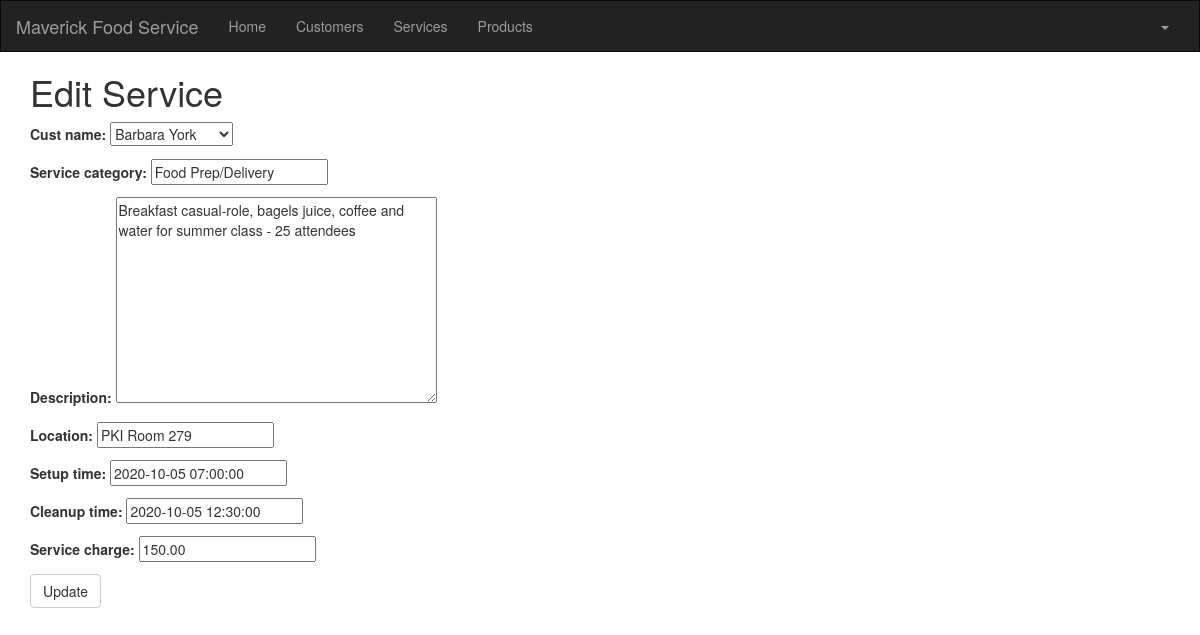
Page /service/1/edit/ (signed in) on the committed database.
### crm/models.py (models this page shows, shortened)
class Customer(models.Model):
    cust_name = models.CharField(max_length=50)
    organization = models.CharField(max_length=100, blank=True)
    role = models.CharField(max_length=100)
    email = models.EmailField(max_length=100)
    bldgroom = models.CharField(max_length=100)
    address = models.CharField(max_length=200)
    account_number = models.IntegerField(blank=False, null=False)
    city = models.CharField(max_length=50)
    state = models.CharField(max_length=50)
    zipcode = models.CharField(max_length=10)
    phone_number = models.CharField(max_length=50)
    created_date = models.DateTimeField(
        default=timezone.now)
    updated_date = models.DateTimeField(auto_now_add=True)
    def __str__(self):
        return str(self.cust_name)

class Service(models.Model):
    cust_name = models.ForeignKey(Customer, on_delete=models.CASCADE, related_name='services')
    service_category = models.CharField(max_length=100)
    description = models.TextField()
    location = models.CharField(max_length=200)
    setup_time = models.DateTimeField(
        default=timezone.now)
    cleanup_time = models.DateTimeField(
        default=timezone.now)
    service_charge = models.DecimalField(max_digits=10, decimal_places=2)
    created_date = models.DateTimeField(
        default=timezone.now)
    updated_date = models.DateTimeField(auto_now_add=True)

### crm/views.py (the view)
# urls.py: path('service/<int:pk>/edit/', views.service_edit, name='service_edit'),
@login_required
def service_edit(request, pk):
   service = get_object_or_404(Service, pk=pk)
   if request.method == "POST":
       form = ServiceForm(request.POST, instance=service)
       if form.is_valid():
           service = form.save()
           service.updated_date = timezone.now()
           service.save()
           services = Service.objects.filter(created_date__lte=timezone.now())
           return render(request, 'crm/service_list.html', {'services': services})
   else:
       form = ServiceForm(instance=service)
   return render(request, 'crm/service_edit.html', {'form': form})

### crm/forms.py
class ServiceForm(forms.ModelForm):
   class Meta:
       model = Service
       fields = ('cust_name', 'service_category', 'description', 'location', 'setup_time', 'cleanup_time', 'service_charge' )

### crm/templates/crm/service_edit.html (shortened to what this page needs)
<!DOCTYPE html>
<html lang="en">
{% extends 'crm/base.html' %}
{% block content %}
    <h1>Edit Service</h1>
    <form method="POST" class="service-form">{% csrf_token %}
        {{ form.as_p }}
        <button type="submit" class="save btn btn-default">Update</button>
    </form>
{% endblock %}

### rows in the picture
Customer: cust_name "Barbara York"
Service: service_category "Food Prep/Delivery", description "Breakfast casual-role, bagels juice, coffee and water for summer class - 25 attendees", location "PKI Room 279", setup_time "2020-10-05 07:00:00", cleanup_time "2020-10-05 12:30:00", service_charge "150.00"
